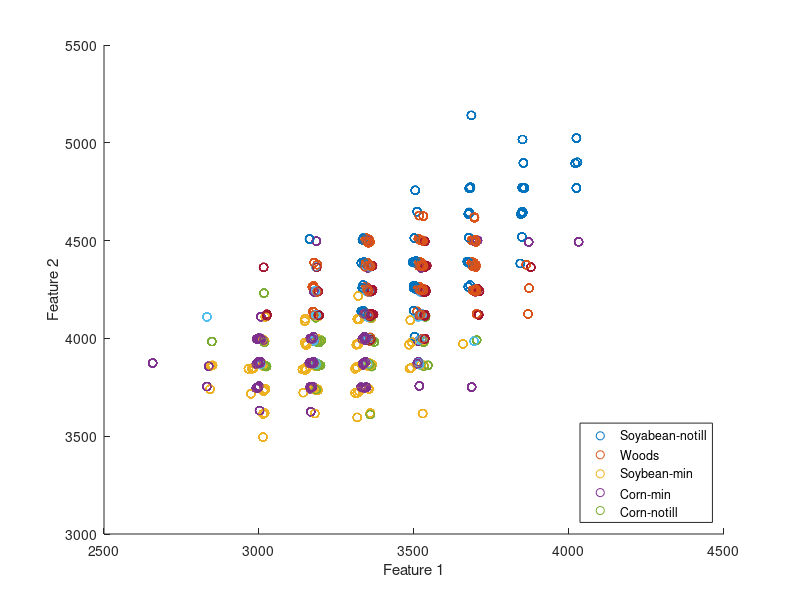

Write the MATLAB code that produced this figure.
result1 = [];
result2 = [];
resultcv = [];
for i= 1:14
   %training data;
    load Actual_training.txt;
    train=Actual_training;
    clear Actual_training;
    label_train = train(:,1);
    
gscatter(train(:,3),train(:,4),label_train);
 b=legend('Soyabean-notill','Woods','Soybean-min','Corn-min','Corn-notill');
set(b,'Location','SouthEast');
xlabel('Feature 1');
ylabel('Feature 2');

    train(:,1:2)=[];
    train = train(:,1:i);
    mx_train = max(train(:));
    mn_train = min(train(:));
    
    %test data;
    load Actual_test.txt;
    test = Actual_test;
    clear Actual_test;
    label_test = test(:,1);
    test(:,1:2)=[];
    test = test(:,1:i);
    mx_test = (max(test(:)));
    mn_test = min(test(:));
    
    train = (train-mn_train) ./ (mx_train-mn_train);
    test = (test-mn_test) ./ (mx_test-mn_test);

    addpath('I:\libsvm-3.22\matlab');
    
  bestc=4; bestg=0  ; 
 
    
%   bestcv=0; bestc=0; bestg=0;
%    for c = 0:1:5
%       for g = 0:0.5:8
%             cmd=['-t 2 -v 10 -c ',num2str(c), ' -g 4', num2str(g)];
%            cv = svmtrain(label_train, train, cmd);
%          if(cv>bestcv)
%                bestcv=cv; bestc=c; bestg=g;
%             end
%             fprintf('%g   %g  %g (best c=%g, g=%g, rate=%g)\n', c, g, cv, bestc, bestg, bestcv);
%        end
%      end
%      
%     resultcv = [resultcv bestcv];
    cmd=['-t 2 -c ',num2str(bestc), ' -g 4', num2str(bestg)];
    
    
   model = svmtrain(label_train,train,cmd);
%     fprintf('\n\nTraining Data Accuracy: \n\n ');
%     [predict_label, trainingaccuracy, dec_values]= svmpredict(label_train, train, model);
%     result1 = [result1 trainingaccuracy(1)];
   
    fprintf('\n\nTest Data Accuracy: \n\n ');
    [predict_label, testaccuracy, dec_values] = svmpredict(label_test, test, model);
    result2 = [result2 testaccuracy(1)];
end


